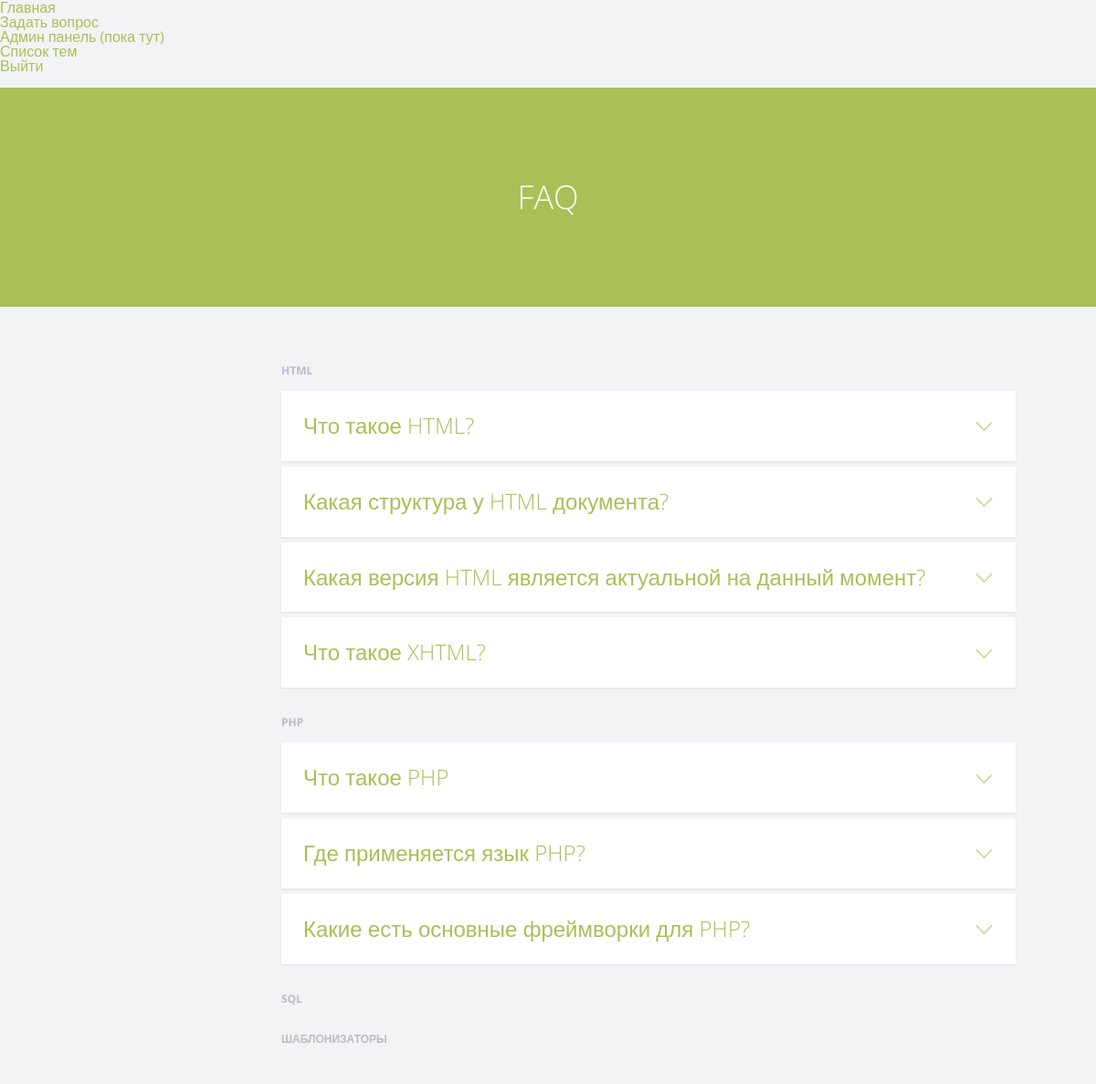
The page / (signed in) on the database its author committed.
### tables this page shows
CREATE TABLE `themes` (
  `id` int(11) NOT NULL,
  `name` text NOT NULL,
  `questions_all` int(11) NOT NULL DEFAULT '0',
  `questions_published` int(11) NOT NULL DEFAULT '0',
  `questions_unanswerd` int(11) NOT NULL DEFAULT '0'
);

CREATE TABLE `questions` (
  `id` int(11) NOT NULL,
  `question` text,
  `date` datetime NOT NULL DEFAULT CURRENT_TIMESTAMP,
  `author` text,
  `email` text NOT NULL,
  `answer` text,
  `theme_id` int(11) NOT NULL,
  `status` varchar(15) DEFAULT 'Не опубликовано'
);

### lib/View.php (called while the page is built, shortened)
<?php
class View
{
    public static function renderFile($fileName, array $data = [],  $return = false)
    {
        extract($data);
        require $fileName;
        $result = ob_get_clean();
        if ($return) {
            return $result;
        }
    }
}

### lib/Controller.php (called while the page is built, shortened)
<?php
class Controller {
    protected function render($view, array $data = [])
    {
        extract($data);
        $viewPath = App::getRoot() . 'views/' . $view . '.php';
        $content = View::renderFile($viewPath, $data, true);
    }
}

### controllers/SiteController.php (called while the page is built, shortened)
<?php
class SiteController extends Controller {
    public function indexAction()
    {
       $themeModel = new Themes();
       $themes = $themeModel->select();
        $questionModel = new Questions();
        $questions = $questionModel->select();
       $this->render('site/index', ['themes' => $themes, 'questions' => $questions]);
    }
}

### web/index.php (called while the page is built, shortened)
<?php
require_once __DIR__ . '/../lib/App.php';
$r = !empty($_GET['r']) ? $_GET['r'] : 'site/index';
$arr = explode('/', $r);
$actionName = $arr[1];
$controller = new $c();
$a = $actionName . 'Action';
$controller->$a();

### lib/App.php (called while the page is built, shortened)
<?php
class App
{
    private static $config;
    private static $db;
    public static function getRoot()
    {
        return __DIR__ . '/../';
    }
    public static function getConfig()
    {
        if (self::$config === null) {
            self::$config = require(self::getRoot() . 'configs/main.php');
        }
        return self::$config;
    }
    public static function getDb()
    {
        $config = self::getConfig();
        if (self::$db === null) {
            self::$db = new DataBase($config['db']['dsn'], $config['db']['username'], $config['db']['password']);
        }
        return self::$db;
    }
    public static function registerAutoload($class)
    {
        if (strpos($class, '\\') !== false) {
            $path = str_replace('\\', DIRECTORY_SEPARATOR, $class);
        }
    }
}

### configs/main.php (called while the page is built)
<?php
return [
    'db' => [
        'dsn' => 'mysql:host=localhost;dbname=faq;charset=utf8',
        'username' => 'root',
        'password' => '',
    ],
];

### models/Themes.php (called while the page is built, shortened)
<?php
class Themes extends Model
{
    public function getTableName()
    {
        return 'themes';
    }
}

### lib/database/DataBase.php (called while the page is built, shortened)
<?php
class DataBase
{
    private $db;
    function __construct($dsn, $user, $pass)
    {
        try {
            $this->db = new PDO($dsn, $user, $pass);
        } catch (PDOException $e) {
            die('Database error: ' . $e->getMessage() . '<br/>');
        }
    }
    public function select($table, array $where = [])
    {
        $sql = "SELECT * FROM $table";
        $conditionParams = [];
        $sth = $this->db->prepare($sql);
        $sth->execute($conditionParams);
        return $sth->fetchAll(PDO::FETCH_ASSOC);
    }
}

### models/Model.php (called while the page is built, shortened)
<?php
abstract class Model
{
    public function select(array $condition = [])
    {
        return App::getDb()->select($this->getTableName(), $condition);
    }
}

### models/Questions.php (called while the page is built, shortened)
<?php
class Questions extends Model
{
    public function getTableName()
    {
        return 'questions';
    }
}

### views/site/index.php (the view, shortened to what this page needs)
<section class="cd-faq">
    <div class="cd-faq-items">
        <? foreach ($themes as $value) { ?>
            <? if ($value['id'] != 0) { ?>
        <ul id="<? echo $value['id']; ?>" class="cd-faq-group">
            <li class="cd-faq-title"><h2><? echo $value['name']; ?></h2></li>
            <? foreach ($questions as $questionInTheme) { ?>
                <? if ($questionInTheme['theme_id'] == $value['id']) { ?>
                    <? if ($questionInTheme['status'] == 'Опубликовано') { ?>
            <li>
                <a class="cd-faq-trigger" href="#<? echo $questionInTheme['id'] ?>"><? echo $questionInTheme['question'] ?></a>
            </li>
            <? } ?>
            <? } ?>
            <? } ?>
            <? } ?>
        </ul>
        <? } ?>
    </div>
</section>

### web/assets/css/style.css (style rules this page uses)
*, *::after, *::before { -webkit-box-sizing: border-box; -moz-box-sizing: border-box; box-sizing: border-box; }
*::after, *::before { content: ''; }
body { font-size: 100%; font-family: "Open Sans", sans-serif; color: #4e5359; background-color: #f3f3f5; }
body::after { position: fixed; top: 0; left: 0; width: 100%; height: 100%; background-color: rgba(78, 83, 89, 0.8); visibility: hidden; opacity: 0; -webkit-transition: opacity .3s 0s, visibility 0s .3s; -moz-transition: opacity .3s 0s, visibility 0s .3s; transition: opacity .3s 0s, visibility 0s .3s; }
@media only screen and (min-width: 768px) { body::after { display: none; } }
a { color: #a9c056; text-decoration: none; }
.cd-faq { width: 90%; max-width: 1024px; margin: 2em auto; box-shadow: 0 1px 5px rgba(0, 0, 0, 0.1); }
.cd-faq:after { content: ""; display: table; clear: both; }
@media only screen and (min-width: 768px) { .cd-faq { position: relative; margin: 4em auto; box-shadow: none; } }
.cd-faq-items { position: fixed; height: 100%; width: 90%; top: 0; right: 0; background: #ffffff; padding: 0 5% 1em; overflow: auto; -webkit-overflow-scrolling: touch; z-index: 1; -webkit-backface-visibility: hidden; backface-visibility: hidden; -webkit-transform: translateZ(0) translateX(100%); -moz-transform: translateZ(0) translateX(100%); -ms-transform: translateZ(0) translateX(100%); -o-transform: translateZ(0) translateX(100%); transform: translateZ(0) translateX(100%); -webkit-transition: -webkit-transform .3s; -moz-transition: -moz-transform .3s; transition: transform .3s; }
@media only screen and (min-width: 768px) { .cd-faq-items { position: static; height: auto; width: 78%; float: right; overflow: visible; -webkit-transform: translateZ(0) translateX(0); -moz-transform: translateZ(0) translateX(0); -ms-transform: translateZ(0) translateX(0); -o-transform: translateZ(0) translateX(0); transform: translateZ(0) translateX(0); padding: 0; background: transparent; } }
@media only screen and (min-width: 1024px) { .cd-faq-items { float: none; width: 100%; padding-left: 220px; } }
.cd-faq-group { display: none; }
.cd-faq-group .cd-faq-title { background: transparent; box-shadow: none; margin: 1em 0; }
.cd-faq-group .cd-faq-title h2 { text-transform: uppercase; font-size: 12px; font-size: 0.75rem; font-weight: 700; color: #bbbbc7; }
@media only screen and (min-width: 768px) { .cd-faq-group { display: block; } }
@media only screen and (min-width: 768px) { .cd-faq-group > li { background: #ffffff; margin-bottom: 6px; box-shadow: 0 1px 2px rgba(0, 0, 0, 0.08); -webkit-transition: box-shadow 0.2s; -moz-transition: box-shadow 0.2s; transition: box-shadow 0.2s; } }
@media only screen and (min-width: 768px) { .cd-faq-group .cd-faq-title { margin: 2em 0 1em; } }
@media only screen and (min-width: 768px) { .cd-faq-group:first-child .cd-faq-title { margin-top: 0; } }
.cd-faq-trigger { position: relative; display: block; margin: 1.6em 0 .4em; line-height: 1.2; }
@media only screen and (min-width: 768px) { .cd-faq-trigger { font-size: 24px; font-size: 1.5rem; font-weight: 300; margin: 0; padding: 24px 72px 24px 24px; } }
@media only screen and (min-width: 768px) { .cd-faq-trigger::before, .cd-faq-trigger::after { position: absolute; right: 24px; top: 50%; height: 2px; width: 13px; background: #cfdca0; -webkit-backface-visibility: hidden; backface-visibility: hidden; -webkit-transition-property: -webkit-transform; -moz-transition-property: -moz-transform; transition-property: transform; -webkit-transition-duration: 0.2s; -moz-transition-duration: 0.2s; transition-duration: 0.2s; } }
@media only screen and (min-width: 768px) { .cd-faq-trigger::before { -webkit-transform: rotate(45deg); -moz-transform: rotate(45deg); -ms-transform: rotate(45deg); -o-transform: rotate(45deg); transform: rotate(45deg); right: 32px; } }
@media only screen and (min-width: 768px) { .cd-faq-trigger::after { -webkit-transform: rotate(-45deg); -moz-transform: rotate(-45deg); -ms-transform: rotate(-45deg); -o-transform: rotate(-45deg); transform: rotate(-45deg); } }

### rows shown on the page
themes: name "HTML"
questions: question "Что такое HTML?"
questions: question "Какая структура у HTML документа?"
questions: question "Какая версия HTML является актуальной на данный момент?"
questions: question "Что такое XHTML?"
themes: name "PHP"
questions: question "Что такое PHP"
questions: question "Где применяется язык PHP?"
questions: question "Какие есть основные фреймворки для PHP?"
themes: name "SQL"
themes: name "ШАБЛОНИЗАТОРЫ"
